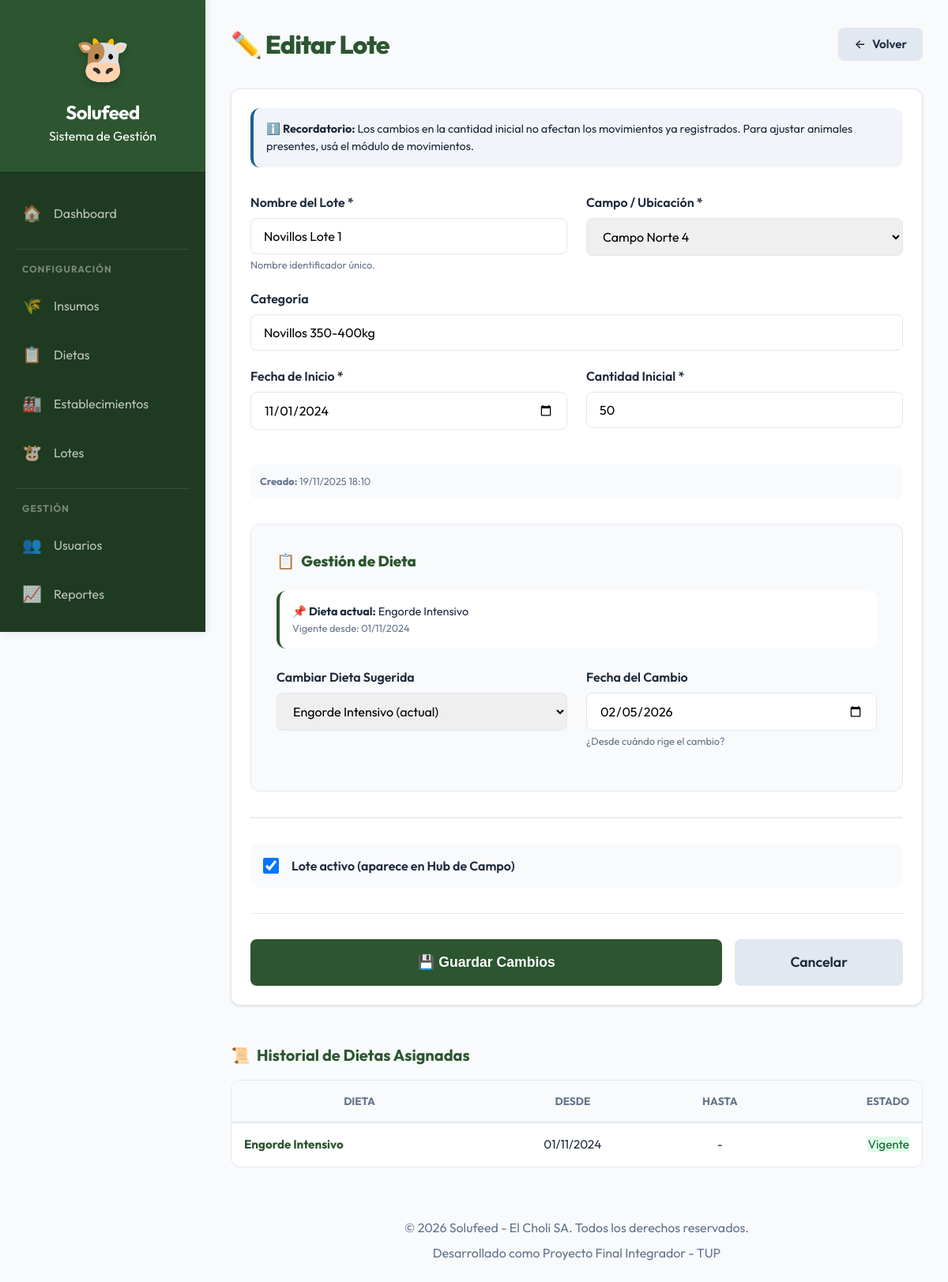
Screenshot of /solufeed/admin/lotes/editar.php?id=1&return_to=/solufeed/admin/lotes/listar.php (signed in) with the database file from the repository.
### tables this page shows
CREATE TABLE `tropa` (
  `id_tropa` int(11) NOT NULL,
  `nombre` varchar(100) NOT NULL,
  `id_campo` int(11) NOT NULL,
  `categoria` varchar(50) DEFAULT NULL,
  `fecha_inicio` date NOT NULL,
  `cantidad_inicial` int(11) NOT NULL,
  `activo` tinyint(1) NOT NULL DEFAULT 1,
  `fecha_creacion` datetime NOT NULL,
  `fecha_actualizacion` datetime DEFAULT NULL
);

CREATE TABLE `campo` (
  `id_campo` int(11) NOT NULL,
  `nombre` varchar(100) NOT NULL,
  `ubicacion` varchar(255) DEFAULT NULL,
  `activo` tinyint(1) NOT NULL DEFAULT 1
);

CREATE TABLE `tropa_dieta_asignada` (
  `id_tropa_dieta` int(11) NOT NULL,
  `id_tropa` int(11) NOT NULL,
  `id_dieta` int(11) NOT NULL,
  `fecha_desde` date NOT NULL,
  `fecha_hasta` date DEFAULT NULL
);

CREATE TABLE `dieta` (
  `id_dieta` int(11) NOT NULL,
  `nombre` varchar(100) NOT NULL,
  `descripcion` text DEFAULT NULL,
  `activo` tinyint(1) NOT NULL DEFAULT 1,
  `fecha_creacion` datetime NOT NULL,
  `fecha_actualizacion` datetime DEFAULT NULL
);

### solufeed/includes/functions.php (called while the page is built, shortened)
<?php
function safe_return_to($dest, $fallback = null) {
    $fallback = is_string($fallback) && $fallback !== '' ? $fallback : (BASE_URL . '/admin/campo/historial.php');
    $dest = trim($dest);
    $dest = str_replace(["\r", "\n"], '', $dest);
    if (strpos($dest, '/') === 0) return $dest;
    return $fallback;
}
function obtenerDietaVigente($id_tropa, $fecha = null) {
    try {
        $db = getConnection();
        if ($fecha === null) {
            $fecha = date('Y-m-d');
        }
        $stmt = $db->prepare("
            SELECT tda.*, d.nombre as dieta_nombre, d.id_dieta
            FROM tropa_dieta_asignada tda
            INNER JOIN dieta d ON tda.id_dieta = d.id_dieta
            WHERE tda.id_tropa = ?
            AND tda.fecha_desde <= ?
            AND (tda.fecha_hasta IS NULL OR tda.fecha_hasta >= ?)
            ORDER BY tda.fecha_desde DESC
            LIMIT 1
        ");
        $stmt->execute([$id_tropa, $fecha, $fecha]);
        $resultado = $stmt->fetch(PDO::FETCH_ASSOC);
        return $resultado ?: null;
    } catch (Exception $e) {
        return null;
    }
}
?>

### solufeed/admin/lotes/editar.php (the view, shortened to what this page needs)
<?php
require_once '../../includes/functions.php';
$id_tropa = (int) $_GET['id'];
$return_to = isset($_POST['return_to']) ? (string)$_POST['return_to'] : (isset($_GET['return_to']) ? (string)$_GET['return_to'] : '');
$back_url = safe_return_to($return_to, BASE_URL . '/admin/lotes/ver.php?id=' . $id_tropa);
$db = getConnection();
$stmt_lote = $db->prepare("
    SELECT t.*, c.nombre as campo_nombre
    FROM tropa t
    INNER JOIN campo c ON t.id_campo = c.id_campo
    WHERE t.id_tropa = ?
");
$stmt_lote->execute([$id_tropa]);
$lote = $stmt_lote->fetch();
$dieta_vigente = obtenerDietaVigente($id_tropa);
$id_dieta_actual = $dieta_vigente ? $dieta_vigente['id_dieta'] : null;
$stmt_campos = $db->query("SELECT id_campo, nombre FROM campo WHERE activo = 1 ORDER BY nombre ASC");
$campos_disponibles = $stmt_campos->fetchAll();
$stmt_dietas = $db->query("SELECT id_dieta, nombre FROM dieta WHERE activo = 1 ORDER BY nombre ASC");
$dietas_disponibles = $stmt_dietas->fetchAll();
include '../../includes/header.php';
?>
<div style="display: flex; align-items: center; justify-content: space-between; margin-bottom: 2rem;">
    <h1 style="font-weight: 800; color: var(--primary); margin: 0; letter-spacing: -1px;">✏️ Editar Lote</h1>
    <a href="<?php echo htmlspecialchars($back_url); ?>" class="btn btn-secondary"><span>←</span> Volver</a>
</div>
<div class="card">
    <div style="background: #f1f5f9; padding: 1rem; border-radius: var(--radius); border-left: 4px solid var(--secondary); margin-bottom: 2rem; font-size: 0.9rem;">
        ℹ️ <strong>Recordatorio:</strong> Los cambios en la cantidad inicial no afectan los movimientos
        ya registrados. Para ajustar animales presentes, usá el módulo de movimientos.
    </div>
    <form method="POST" class="formulario">
<div style="display: grid; grid-template-columns: 1fr 1fr; gap: 1.5rem;">
            <div class="form-group">
                <label for="nombre">Nombre del Lote *</label>
                <input type="text" id="nombre" name="nombre" required value="<?php echo htmlspecialchars($lote['nombre']); ?>">
                <small style="color: var(--text-muted); font-size: 0.8rem;">Nombre identificador único.</small>
            </div>
            <div class="form-group">
                <label for="id_campo">Campo / Ubicación *</label>
                <select id="id_campo" name="id_campo" required>
                    <?php foreach ($campos_disponibles as $campo): ?>
                        <option value="<?php echo $campo['id_campo']; ?>" <?php echo ($lote['id_campo'] == $campo['id_campo']) ? 'selected' : ''; ?>>
                            <?php echo htmlspecialchars($campo['nombre']); ?>
                        </option>
                    <?php endforeach; ?>
                </select>
            </div>
        </div>
        <div class="form-group">
            <label for="categoria">Categoría</label>
            <input type="text" id="categoria" name="categoria" value="<?php echo htmlspecialchars($lote['categoria']); ?>">
        </div>
        <div style="display: grid; grid-template-columns: 1fr 1fr; gap: 1.5rem; margin-top: 1rem;">
            <div class="form-group">
                <label for="fecha_inicio">Fecha de Inicio *</label>
                <input type="date" id="fecha_inicio" name="fecha_inicio" required value="<?php echo $lote['fecha_inicio']; ?>">
            </div>
            <div class="form-group">
                <label for="cantidad_inicial">Cantidad Inicial *</label>
                <input type="number" id="cantidad_inicial" name="cantidad_inicial" required min="1" value="<?php echo $lote['cantidad_inicial']; ?>">
            </div>
        </div>
        <div style="font-size: 0.8rem; color: var(--text-muted); margin: 1.5rem 0; display: flex; gap: 1rem; background: var(--bg-main); padding: 0.75rem; border-radius: 8px;">
            <span><strong>Creado:</strong> <?php echo date('d/m/Y H:i', strtotime($lote['fecha_creacion'])); ?></span>
        </div>
        <div style="background: var(--bg-main); padding: 2rem; border-radius: var(--radius); border: 1px solid var(--border); margin: 2rem 0;">
            <h3 style="color: var(--primary); font-weight: 800; margin-bottom: 1.5rem; display: flex; align-items: center; gap: 0.5rem;">
                <span>📋</span> Gestión de Dieta
            </h3>
            <?php if ($dieta_vigente): ?>
                <div style="background: white; padding: 1rem; border-radius: var(--radius); border-left: 4px solid var(--primary); margin-bottom: 1.5rem; font-size: 0.9rem;">
                    📌 <strong>Dieta actual:</strong> <?php echo htmlspecialchars($dieta_vigente['dieta_nombre']); ?>
                    <span style="display: block; color: var(--text-muted); font-size: 0.8rem;">Vigente desde: <?php echo date('d/m/Y', strtotime($dieta_vigente['fecha_desde'])); ?></span>
                </div>
            <?php endif; ?>
            <div style="display: grid; grid-template-columns: 1fr 1fr; gap: 1.5rem;">
                <div class="form-group">
                    <label for="id_dieta">Cambiar Dieta Sugerida</label>
                    <select id="id_dieta" name="id_dieta">
                        <?php foreach ($dietas_disponibles as $dieta):
                            $es_actual = ($id_dieta_actual && $dieta['id_dieta'] == $id_dieta_actual);
                        ?>
                            <option value="<?php echo $dieta['id_dieta']; ?>" <?php echo $es_actual ? 'selected' : ''; ?>>
                                <?php echo htmlspecialchars($dieta['nombre']); ?>
                                <?php echo $es_actual ? ' (actual)' : ''; ?>
                            </option>
                        <?php endforeach; ?>
                    </select>
                </div>
                <div class="form-group">
                    <label for="fecha_cambio_dieta">Fecha del Cambio</label>
                    <input type="date" id="fecha_cambio_dieta" name="fecha_cambio_dieta" value="<?php echo date('Y-m-d'); ?>">
                    <small style="color: var(--text-muted); font-size: 0.8rem;">¿Desde cuándo rige el cambio?</small>
                </div>
            </div>
        </div>
        <hr style="margin: 2rem 0; border: none; border-top: 2px solid #e9ecef;">
        <div style="margin: 2rem 0; padding: 1rem; background: var(--bg-main); border-radius: var(--radius); display: flex; align-items: center; gap: 1rem;">
            <input type="checkbox" name="activo" id="activo" value="1" <?php echo $lote['activo'] ? 'checked' : ''; ?> style="width: 20px; height: 20px;">
            <label for="activo" style="margin-bottom: 0; cursor: pointer; font-weight: 600;">Lote activo (aparece en Hub de Campo)</label>
        </div>
        <div style="display: flex; gap: 1rem; padding-top: 2rem; border-top: 1px solid var(--border);">
            <button type="submit" class="btn btn-primary btn-lg" style="flex: 1;">💾 Guardar Cambios</button>
            <a href="ver.php?id=<?php echo $id_tropa; ?>" class="btn btn-secondary btn-lg" style="flex: 0.3;">Cancelar</a>
        </div>
    </form>
</div>
<?php
$stmt_hist = $db->prepare("
    SELECT
        tda.fecha_desde,
        tda.fecha_hasta,
        d.nombre as dieta_nombre
    FROM tropa_dieta_asignada tda
    INNER JOIN dieta d ON tda.id_dieta = d.id_dieta
    WHERE tda.id_tropa = ?
    ORDER BY tda.fecha_desde DESC
");
$stmt_hist->execute([$id_tropa]);
$historial_dietas = $stmt_hist->fetchAll();
?>
<?php if (count($historial_dietas) > 0): ?>
    <h3 class="card-title" style="margin-top: 3rem;"><span>📜</span> Historial de Dietas Asignadas</h3>
    <div class="table-container">
        <table>
            <thead>
                <tr>
                    <th>Dieta</th>
                    <th style="text-align: center;">Desde</th>
                    <th style="text-align: center;">Hasta</th>
                    <th style="text-align: right;">Estado</th>
                </tr>
            </thead>
            <tbody>
                <?php foreach ($historial_dietas as $hist): ?>
                    <tr>
                        <td style="font-weight: 700; color: var(--primary);"><?php echo htmlspecialchars($hist['dieta_nombre']); ?></td>
                        <td style="text-align: center;"><?php echo date('d/m/Y', strtotime($hist['fecha_desde'])); ?></td>
                        <td style="text-align: center;">
                            <?php echo $hist['fecha_hasta'] ? date('d/m/Y', strtotime($hist['fecha_hasta'])) : '-'; ?>
                        </td>
                        <td style="text-align: right;">
                            <?php if (!$hist['fecha_hasta']): ?>
                                <span class="badge" style="background: #dcfce7; color: #166534;">Vigente</span>
                            <?php else: ?>
                                <span class="badge" style="background: #f1f5f9; color: #475569;">Finalizada</span>
                            <?php endif; ?>
                        </td>
                    </tr>
                <?php endforeach; ?>
            </tbody>
        </table>
    </div>
<?php endif; ?>
<?php include '../../includes/footer.php'; ?>

### solufeed/assets/css/main.css (style rules this page uses)
:root { --primary: #2c5530; --primary-light: #3d7043; --primary-dark: #1e3a21; --secondary: #1e6091; --accent: #f4a261; --success: #28a745; --danger: #dc3545; --warning: #ffc107; --info: #17a2b8; --bg-main: #f8fafc; --surface: #ffffff; --border: #e2e8f0; --text-main: #1e293b; --text-muted: #64748b; --text-on-primary: #ffffff; --shadow-sm: 0 1px 3px rgba(0, 0, 0, 0.12); --shadow-md: 0 4px 6px -1px rgba(0, 0, 0, 0.1), 0 2px 4px -1px rgba(0, 0, 0, 0.06); --shadow-lg: 0 10px 15px -3px rgba(0, 0, 0, 0.1), 0 4px 6px -2px rgba(0, 0, 0, 0.05); --radius: 12px; --text: var(--text-main); --shadow: var(--shadow-md); --bg-glass: rgba(255, 255, 255, 0.85); --accent-color: var(--accent); }
* { margin: 0; padding: 0; box-sizing: border-box; }
body { font-family: 'Outfit', 'Inter', -apple-system, sans-serif; background-color: var(--bg-main); color: var(--text-main); line-height: 1.5; -webkit-font-smoothing: antialiased; }
.card { background: var(--surface); border-radius: var(--radius); padding: 1.5rem; box-shadow: var(--shadow-sm); border: 1px solid var(--border); margin-bottom: 1.5rem; transition: transform 0.2s ease, box-shadow 0.2s ease; }
.card-title { font-size: 1.25rem; font-weight: 700; color: var(--primary); margin-bottom: 1rem; display: flex; align-items: center; gap: 0.5rem; }
.btn { display: inline-flex; align-items: center; justify-content: center; padding: 0.625rem 1.25rem; font-size: 0.95rem; font-weight: 600; border-radius: 8px; cursor: pointer; transition: all 0.2s ease; text-decoration: none; border: none; gap: 0.5rem; }
.btn-primary { background: var(--primary); color: white; }
.btn-secondary { background: var(--border); color: var(--text-main); }
.btn-lg { padding: 1rem 1.5rem; font-size: 1.1rem; }
.table-container { overflow-x: auto; background: var(--surface); border-radius: var(--radius); border: 1px solid var(--border); }
table { width: 100%; border-collapse: collapse; }
th { background: var(--bg-main); padding: 1rem; text-align: center; font-size: 0.85rem; text-transform: uppercase; color: var(--text-muted); font-weight: 700; border-bottom: 2px solid var(--border); }
td { padding: 1rem; border-bottom: 1px solid var(--border); font-size: 0.95rem; }
tr:last-child td { border-bottom: none; }
.form-group { margin-bottom: 1.25rem; }
label { display: block; font-weight: 600; margin-bottom: 0.5rem; color: var(--text-main); }
input[type="text"], input[type="number"], input[type="date"], input[type="time"], input[type="email"], input[type="password"], select, textarea { width: 100%; padding: 0.75rem 1rem; border: 1px solid var(--border); border-radius: 8px; font-family: inherit; font-size: 1rem; transition: border-color 0.2s ease, box-shadow 0.2s ease; }

### rows the page displays
tropa: nombre "Novillos Lote 1", id_campo "Campo Norte 4", categoria "Novillos 350-400kg", fecha_inicio "11/01/2024", cantidad_inicial "50", fecha_creacion "19/11/2025 18:10", activo "☑"
tropa_dieta_asignada: id_dieta.nombre "Engorde Intensivo", fecha_desde "01/11/2024", shows "Vigente"

### other values shown
form field id_dieta "Engorde Intensivo (actual)"
